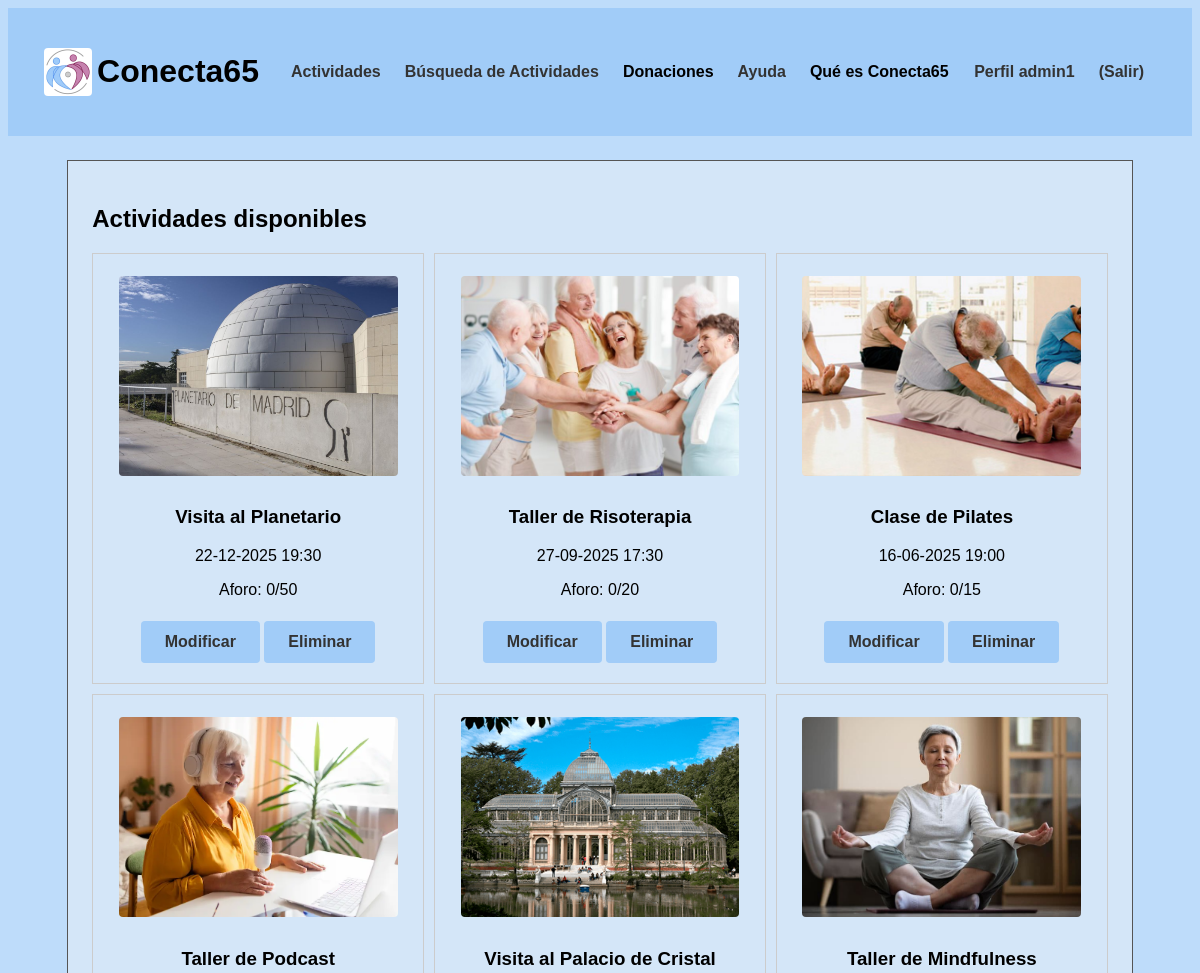
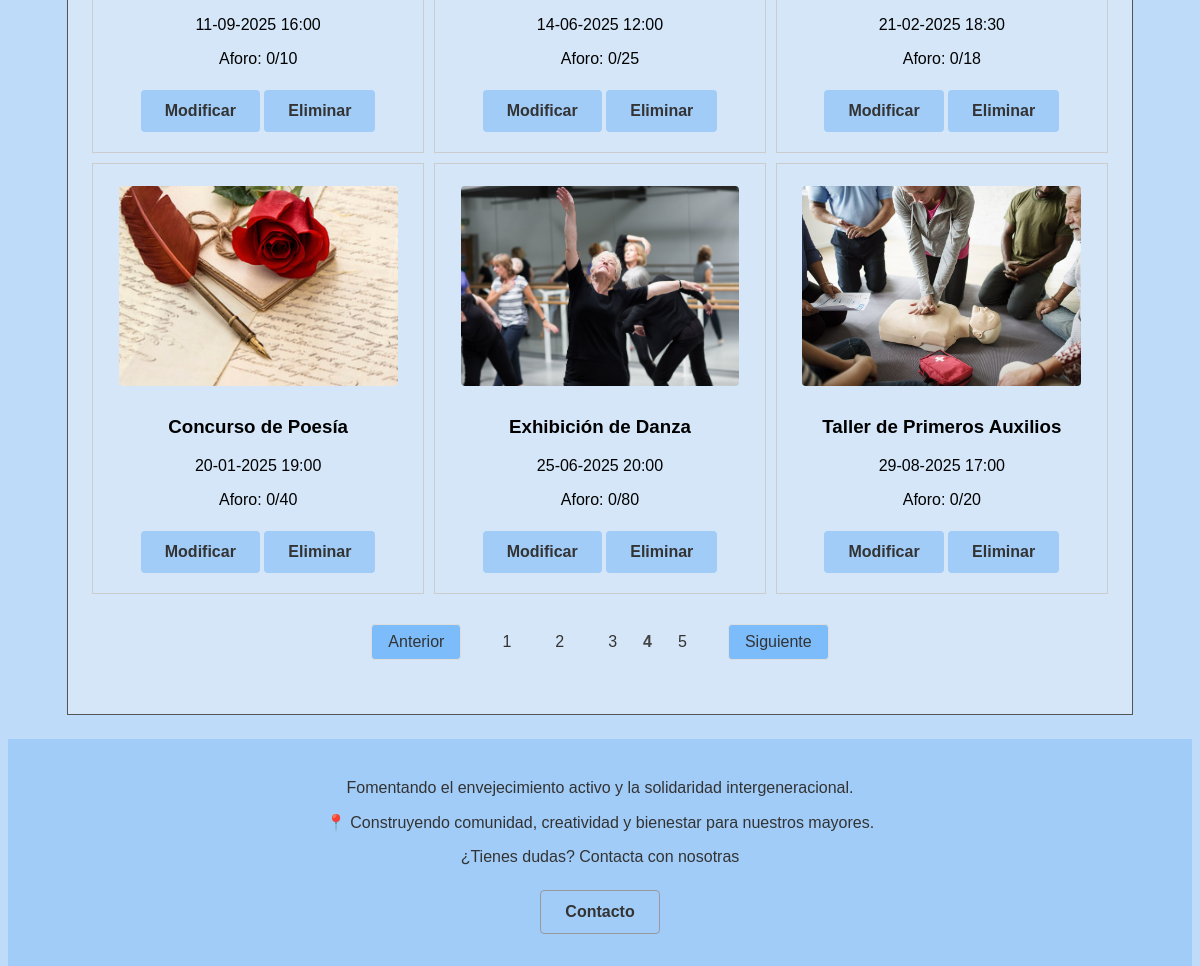
Screenshot of /p3_g1/vistaActividades.php?pagina=4 (signed in) with the database file from the repository (2 pictures, top to bottom).
### tables this page shows
CREATE TABLE `actividades` (
  `id` int(10) UNSIGNED NOT NULL,
  `nombre` varchar(35) NOT NULL,
  `localizacion` varchar(70) NOT NULL,
  `fecha_hora` datetime(6) NOT NULL,
  `descripcion` text NOT NULL,
  `aforo` tinyint(3) NOT NULL,
  `dirigida` tinyint(1) NOT NULL,
  `ocupacion` tinyint(3) NOT NULL,
  `foto` varchar(50) NOT NULL,
  `categoria` tinyint(1) NOT NULL
);

### p3_g1/includes/actividad/actividadDAO.php (called while the page is built, shortened)
<?php
class actividadDAO extends baseDAO implements IActividad
{
    public function obtenerTodasLasActividades($limit, $offset)
    {
        try {
            $conn = application::getInstance()->getConexionBd();
            $query = "SELECT id, nombre, localizacion, fecha_hora, descripcion, aforo, dirigida, ocupacion, foto
                FROM actividades
                LIMIT ? OFFSET ?";
            $stmt = $conn->prepare($query);
            $stmt->bind_param("ii", $limit, $offset);
            $stmt->execute();
            $stmt->bind_result($id, $nombre, $localizacion, $fecha_hora, $descripcion, $aforo, $dirigida, $ocupacion, $foto);
            $actividades = [];
            while ($stmt->fetch()) {
                $actividades[] = new actividadDTO($id, $nombre, $localizacion, $fecha_hora, $descripcion, $aforo, $dirigida, $ocupacion, $foto);
            }
            $queryTotal = "SELECT COUNT(*) as total FROM actividades";
            $stmtTotal = $conn->prepare($queryTotal);
            $stmtTotal->execute();
            $stmtTotal->bind_result($totalActividades);
            return [
                'actividades' => $actividades,
                'total' => $totalActividades
            ];
        } finally {
            if ($stmt) {
                $stmt->close();
            }
        }
    }
   }
?>

### p3_g1/includes/actividad/actividadAppService.php (called while the page is built, shortened)
<?php
require_once(__DIR__ . "/../config.php");
class actividadAppService
{
    public function obtenerTodasLasActividades($limit, $offset)
    {
        $IActividadDAO = actividadFactory::CreateActividad();
        return $IActividadDAO->obtenerTodasLasActividades($limit, $offset);
    }
    public function obtenerActividadSegunUsuario($limit, $offset): array
    {
        if (application::getInstance()->soyAdmin()){
            return $this->obtenerTodasLasActividades($limit, $offset);
        }
    }
}
?>

### p3_g1/includes/config.php (called while the page is built, shortened)
<?php
spl_autoload_register(function ($class) {
    $prefix = 'includes\\';
    $base_dir = __DIR__ . '/';
    $len = strlen($prefix);
    $relative_class = substr($class, $len);
    $file = $base_dir . str_replace('\\', '/', $relative_class) . '.php';
});
?>

### p3_g1/includes/actividad/actividadDTO.php (called while the page is built, shortened)
<?php
class actividadDTO
{
    private $id;
    private $nombre;
    private $fecha_hora;
    private $aforo;
    private $ocupacion;
    private $foto;
    public function __construct($id, $nombre, $localizacion, $fecha_hora, $descripcion, $aforo, $dirigida, $ocupacion, $foto)
    {
        $this->id = $id;
        $this->nombre = $nombre;
        $this->fecha_hora = $fecha_hora;
        $this->aforo = $aforo;
        $this->ocupacion = $ocupacion;
        $this->foto = $foto;
    }
    public function id()
    {
        return $this->id;
    }
    public function nombre()
    {
        return $this->nombre;
    }
    public function fecha_hora()
    {
        return $this->fecha_hora;
    }
    public function aforo()
    {
        return $this->aforo;
    }
    public function ocupacion()
    {
        return $this->ocupacion;
    }
    public function foto()
    {
        return $this->foto;
    }
}
?>

### p3_g1/includes/application.php (called while the page is built, shortened)
<?php
class application
{
    public function getUserDTO(): ?userDTO
    {
        try {
            $user = unserialize($_SESSION["userDTO"]);
            return ($user instanceof userDTO) ? $user : null;
        } catch (\Exception $e) {
            error_log("Error al deserializar userDTO: " . $e->getMessage());
            unset($_SESSION["userDTO"]);
            return null;
        }
    }
    public function soyAdmin(): bool
    {
        $user = $this->getUserDTO();
        return $user !== null && $user->tipo() === 0;
    }
}

### p3_g1/includes/usuario/userDTO.php (called while the page is built, shortened)
<?php
class userDTO
{
    private $tipo;
    public function tipo()
    {
        return $this->tipo;
    }
}
?>

### p3_g1/includes/mostrarActividades/actividadesDisponibles.php (the view, shortened to what this page needs)
<?php
class actividadesDisponibles
{
    private $actividades;
    public function __construct()
    {
        $this->actividades = null;
    }
    public function Inicializacion(){
        $actividadAppService = actividadAppService::GetSingleton();
        $app = application::getInstance();
        $limit = 9;
        $pagina = isset($_GET['pagina']) ? max(1, (int)$_GET['pagina']) : 1;
        $offset = ($pagina - 1) * $limit;
        $resultado = $actividadAppService->obtenerActividadSegunUsuario($limit, $offset);
        $this->actividades = $resultado['actividades'];
        $totalActividades = $resultado['total'];
        $html = $this->mostrarActividadesPag($app);
        $html .= $this->paginacion($totalActividades, $limit, $pagina);
        return $html;
    }
    private function mostrarActividadesPag($app) {
        echo '<link rel="stylesheet" type="text/css" href="CSS/tablaActividades.css">';
        $html = '<div class="tabla-actividades">';
        if ($this->actividades == null) {
            $html =  '<p>¡Ya estas registrado a todas las actividades!</p>
            <div class="sin-actividades">
                <div class="imagen-centrada">
                    <img src="img/logo.jpeg" alt="Logo de la organización" class="logo-actividades">
                </div>
            </div>';
        }
        else {
            foreach ($this->actividades as $actividad) {
                $html .= '<div class="actividad-item">';
                $html .= '<div class="actividad">';
                $html .= '<img src="' . $actividad->foto().  '" alt="' . $actividad->nombre() . '" width="350">';
                $html .= '<h3>' . $actividad->nombre() . '</h3>';
                $fechaHora = new \DateTime($actividad->fecha_hora());
                $html .= '<p>' . $fechaHora->format('d-m-Y H:i') . '</p>';
                $html .= '<p>Aforo: ' . $actividad->ocupacion(). '/' . $actividad->aforo() . '</p>';
                if ($app->soyAdmin()){
                    $html .= '<a href="ModificarActividad.php?id=' . $actividad->id() . '"><button type="button">Modificar</button></a> ';
                    $html .= '<a href="EliminarActividad.php?id=' . $actividad->id() . '"><button type="button">Eliminar</button></a>';
                }
                $html .= '</div>';
                $html .= '</div>';
            }
        }
        $html .= '</div>';
        return $html;
    }
    private function paginacion($totalActividades, $limit, $pagina) {
        $totalPaginas = ceil($totalActividades / $limit);
        if ($totalPaginas > 1) {
            $html = '<div class="paginacion">';
            if ($pagina > 1) {
                $html .= '<a href="?pagina='.($pagina - 1).'" class="pagina-link">Anterior</a>';
            }
            for ($i = 1; $i <= $totalPaginas; $i++) {
                if ($i == $pagina) {
                    $html .= '<span class="pagina-actual">'.$i.'</span>';
                } else {
                    $html .= '<a href="?pagina='.$i.'" class="otrapag-link">'.$i.'</a>';
                }
            }
            if ($pagina < $totalPaginas) {
                $html .= '<a href="?pagina='.($pagina + 1).'" class="pagina-link">Siguiente</a>';
            }
            $html .= '</div>';
        }
        else {
            return '';
        }
        return $html;
    }
}

### p3_g1/CSS/tablaActividades.css (style rules this page uses)
.tabla-actividades { width: 100%; display: flex; flex-wrap: wrap; gap: 10px; justify-content: flex-start; }
.actividad-item { border: 1px solid #ccc; padding: 10px; text-align: center; box-sizing: border-box; flex: 1 1 20rem; min-width: 20rem; max-width: 30rem; }
.tabla-actividades p:last-of-type { margin-bottom: 7px; }
.actividad img { width: 90%; height: 200px; object-fit: cover; object-position: center; }
button { background-color: #007BFF; color: white; border: none; border-radius: 5px; cursor: pointer; margin-top: 15px; margin-bottom: 10px; width: 100%; }
.paginacion { width: 100%; display: flex; justify-content: center; align-items: center; margin: 30px 0; flex-wrap: wrap; gap: 8px; }
.pagina-link { display: inline-block; padding: 8px 16px; margin: 0 2px; border: 1px solid #ddd; text-decoration: none; color: #333; border-radius: 4px; transition: all 0.3s ease; background-color: #7dbcfa; }
.otrapag-link { display: inline-block; padding: 8px 16px; margin: 0 2px; text-decoration: none; border-radius: 4px; color: #333; }
.pagina-actual { color: #444; font-weight: bold; }
.pagina-link:first-of-type { margin-right: 15px; }
.pagina-link:last-of-type { margin-left: 15px; }

### p3_g1/CSS/estiloMovil.css (style rules this page uses)
.actividad { flex-direction: column; padding: 15px; gap: 15px; }

### p3_g1/CSS/estilo.css (style rules this page uses)
html { height: 100%; width: 100%; margin: 0; padding: 0; font-family: 'Trebuchet MS', 'Lucida Sans Unicode', 'Lucida Grande', 'Lucida Sans', Arial, sans-serif; }
body { display: flex; flex-direction: column; background-color: #bedcfa; overflow-x: hidden; }
button { background-color: #a1ccf8; color: #333; font-weight: bold; font-size: 1rem; padding: 0.75rem 1.5rem; border: none; border-radius: 0.25rem; cursor: pointer; width: auto; }
img { margin: 0.75rem; border-radius: 0.25rem; max-width: 100%; height: auto; }

### rows the page displays
actividades: foto (picture), nombre "Visita al Planetario", fecha_hora "22-12-2025 19:30", ocupacion "0", aforo "50"
actividades: foto (picture), nombre "Taller de Risoterapia", fecha_hora "27-09-2025 17:30", ocupacion "0", aforo "20"
actividades: foto (picture), nombre "Clase de Pilates", fecha_hora "16-06-2025 19:00", ocupacion "0", aforo "15"
actividades: foto (picture), nombre "Taller de Podcast", fecha_hora "11-09-2025 16:00", ocupacion "0", aforo "10"
actividades: foto (picture), nombre "Visita al Palacio de Cristal", fecha_hora "14-06-2025 12:00", ocupacion "0", aforo "25"
actividades: foto (picture), nombre "Taller de Mindfulness", fecha_hora "21-02-2025 18:30", ocupacion "0", aforo "18"
actividades: foto (picture), nombre "Concurso de Poesía", fecha_hora "20-01-2025 19:00", ocupacion "0", aforo "40"
actividades: foto (picture), nombre "Exhibición de Danza", fecha_hora "25-06-2025 20:00", ocupacion "0", aforo "80"
actividades: foto (picture), nombre "Taller de Primeros Auxilios", fecha_hora "29-08-2025 17:00", ocupacion "0", aforo "20"

### other values shown
$user->nombre() "admin1"
